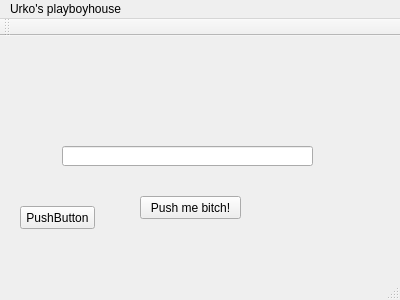
<?xml version="1.0" encoding="UTF-8"?>
<ui version="4.0">
 <class>MainWindow</class>
 <widget class="QMainWindow" name="MainWindow">
  <property name="geometry">
   <rect>
    <x>0</x>
    <y>0</y>
    <width>400</width>
    <height>300</height>
   </rect>
  </property>
  <property name="windowTitle">
   <string>MainWindow</string>
  </property>
  <widget class="QWidget" name="centralWidget">
   <widget class="QLineEdit" name="lineEdit">
    <property name="geometry">
     <rect>
      <x>62</x>
      <y>110</y>
      <width>251</width>
      <height>20</height>
     </rect>
    </property>
   </widget>
   <widget class="QPushButton" name="pushButton">
    <property name="geometry">
     <rect>
      <x>140</x>
      <y>160</y>
      <width>101</width>
      <height>23</height>
     </rect>
    </property>
    <property name="text">
     <string>Push me bitch!</string>
    </property>
   </widget>
   <widget class="QPushButton" name="pushButton_2">
    <property name="geometry">
     <rect>
      <x>20</x>
      <y>170</y>
      <width>75</width>
      <height>23</height>
     </rect>
    </property>
    <property name="text">
     <string>PushButton</string>
    </property>
   </widget>
  </widget>
  <widget class="QMenuBar" name="menuBar">
   <property name="geometry">
    <rect>
     <x>0</x>
     <y>0</y>
     <width>400</width>
     <height>21</height>
    </rect>
   </property>
   <widget class="QMenu" name="menuUrko_s_playboyhouse">
    <property name="title">
     <string>Urko's playboyhouse</string>
    </property>
   </widget>
   <addaction name="menuUrko_s_playboyhouse"/>
  </widget>
  <widget class="QToolBar" name="mainToolBar">
   <attribute name="toolBarArea">
    <enum>TopToolBarArea</enum>
   </attribute>
   <attribute name="toolBarBreak">
    <bool>false</bool>
   </attribute>
  </widget>
  <widget class="QStatusBar" name="statusBar"/>
 </widget>
 <layoutdefault spacing="6" margin="11"/>
 <resources/>
 <connections/>
</ui>
